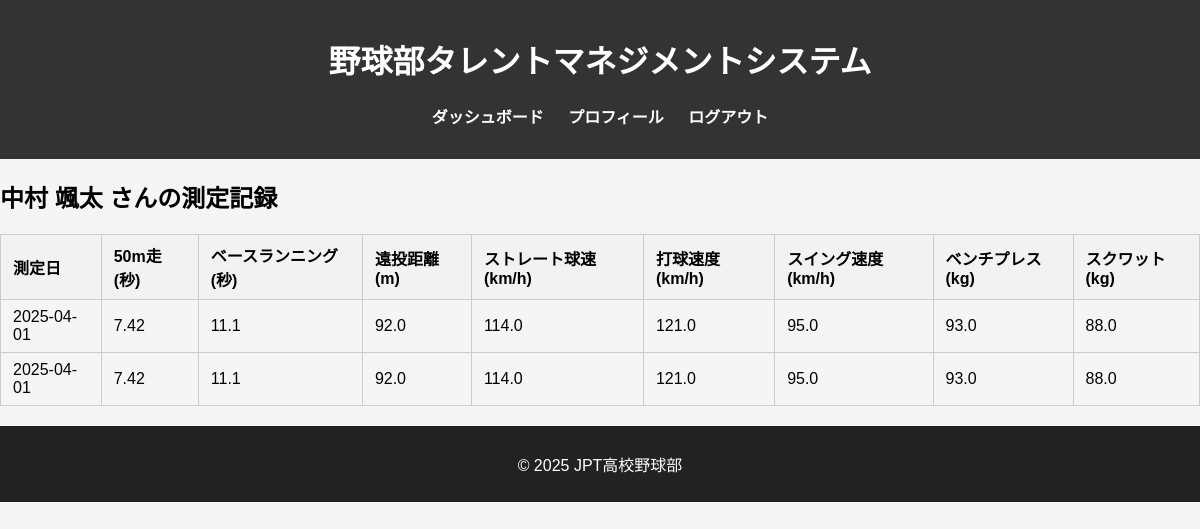
The page /my/records (signed in) on the database its author committed.
### db_models.py (models this page shows, shortened)
class User(db.Model, UserMixin):
    __tablename__ = 'users'
    user_id = db.Column(db.Integer, primary_key=True)
    fs_uniquifier = db.Column(db.String(64), unique=True, nullable=False, default=lambda: str(uuid.uuid4()))  # 追加
    name = db.Column(db.String(100), nullable=False)
    password_hash = db.Column(db.String(200), nullable=False)
    grade = db.Column(db.Integer, nullable=True)
    is_active = db.Column(db.Boolean, default=True)
    created_at = db.Column(db.DateTime, default=lambda: datetime.now(tz=ZoneInfo('Asia/Tokyo')))
    updated_at = db.Column(db.DateTime, default=lambda: datetime.now(tz=ZoneInfo('Asia/Tokyo')), onupdate=lambda: datetime.now(tz=ZoneInfo('Asia/Tokyo')))
    roles = db.relationship('Role', secondary='user_roles', backref=db.backref('users', lazy='dynamic'))
    def get_id(self):
        return str(self.user_id)  # Flask-Login 用の get_id()

class MeasurementRecord(db.Model):
    __tablename__ = 'measurement_records'
    record_id = db.Column(db.Integer, primary_key=True)
    user_id = db.Column(db.Integer, db.ForeignKey('users.user_id'), nullable=False)  # 部員のユーザーID
    measurement_date = db.Column(db.Date, nullable=False)  # 測定日
    run_50m = db.Column(db.Float)  # 50m走
    base_running = db.Column(db.Float)  # ベースランニング
    long_throw = db.Column(db.Float)  # 遠投距離
    straight_speed = db.Column(db.Float)  # ストレート球速
    hit_speed = db.Column(db.Float)  # 打球速度
    swing_speed = db.Column(db.Float)  # スイング速度
    bench_press = db.Column(db.Float)  # ベンチプレス
    squat = db.Column(db.Float)  # スクワット
    status = db.Column(db.Enum('draft', 'pending_member', 'pending_coach', 'approved', name='status_enum'), nullable=False)  # 承認ステータス
    created_by = db.Column(db.Integer, db.ForeignKey('users.user_id'), nullable=False)  # 記録作成者のユーザーID
    created_at = db.Column(db.DateTime, default=lambda: datetime.now(tz=ZoneInfo('Asia/Tokyo')))
    updated_at = db.Column(db.DateTime, default=lambda: datetime.now(tz=ZoneInfo('Asia/Tokyo')), onupdate=lambda: datetime.now(tz=ZoneInfo('Asia/Tokyo')))
    user = db.relationship('User', foreign_keys=[user_id])  # 部員とのリレーション
    creator = db.relationship('User', foreign_keys=[created_by])  # 記録作成者とのリレーション

### blueprints/main.py (the view)
@main_bp.route('/my/records')
@login_required
@roles_required("member")
def my_records():
    user_id = current_user.get_id()
    records = MeasurementRecord.query.filter_by(user_id=user_id).all()
    user = User.query.get(user_id)
    return render_template('/my/records.html', user=user, records=records)

### app.py (called while the page is built)
@login_manager.user_loader
def load_user(user_id):
    return User.query.get(int(user_id))

### templates/my/records.html (shortened to what this page needs)
{% extends "base.html" %}
{% block content %}
<h2>{{ user.name }} さんの測定記録</h2>
<table class="member-table">
    <thead>
        <tr>
            <th>測定日</th>
            <th>50m走 (秒)</th>
            <th>ベースランニング (秒)</th>
            <th>遠投距離 (m)</th>
            <th>ストレート球速 (km/h)</th>
            <th>打球速度 (km/h)</th>
            <th>スイング速度 (km/h)</th>
            <th>ベンチプレス (kg)</th>
            <th>スクワット (kg)</th>
        </tr>
    </thead>
    <tbody>
        {% for record in records %}
        <tr>
            <td>{{ record.measurement_date }}</td>
            <td>{{ record.run_50m }}</td>
            <td>{{ record.base_running }}</td>
            <td>{{ record.long_throw }}</td>
            <td>{{ record.straight_speed }}</td>
            <td>{{ record.hit_speed }}</td>
            <td>{{ record.swing_speed }}</td>
            <td>{{ record.bench_press }}</td>
            <td>{{ record.squat }}</td>
        </tr>
        {% endfor %}
    </tbody>
</table>
{% endblock %}

### static/styles.css (style rules this page uses)
body { font-family: Arial, sans-serif; margin: 0; padding: 0; background-color: #f5f5f5; }
table.member-table { border-collapse: collapse; width: 100%; margin: 20px 0; }
table.member-table th, table.member-table td { border: 1px solid #ccc; padding: 8px 12px; text-align: left; }
table.member-table th { background-color: #f2f2f2; }

### rows shown on the page
User: name "中村 颯太"
MeasurementRecord: measurement_date "2025-04-01", run_50m "7.42", base_running "11.1", long_throw "92.0", straight_speed "114.0", hit_speed "121.0", swing_speed "95.0", bench_press "93.0", squat "88.0"
MeasurementRecord: measurement_date "2025-04-01", run_50m "7.42", base_running "11.1", long_throw "92.0", straight_speed "114.0", hit_speed "121.0", swing_speed "95.0", bench_press "93.0", squat "88.0"
